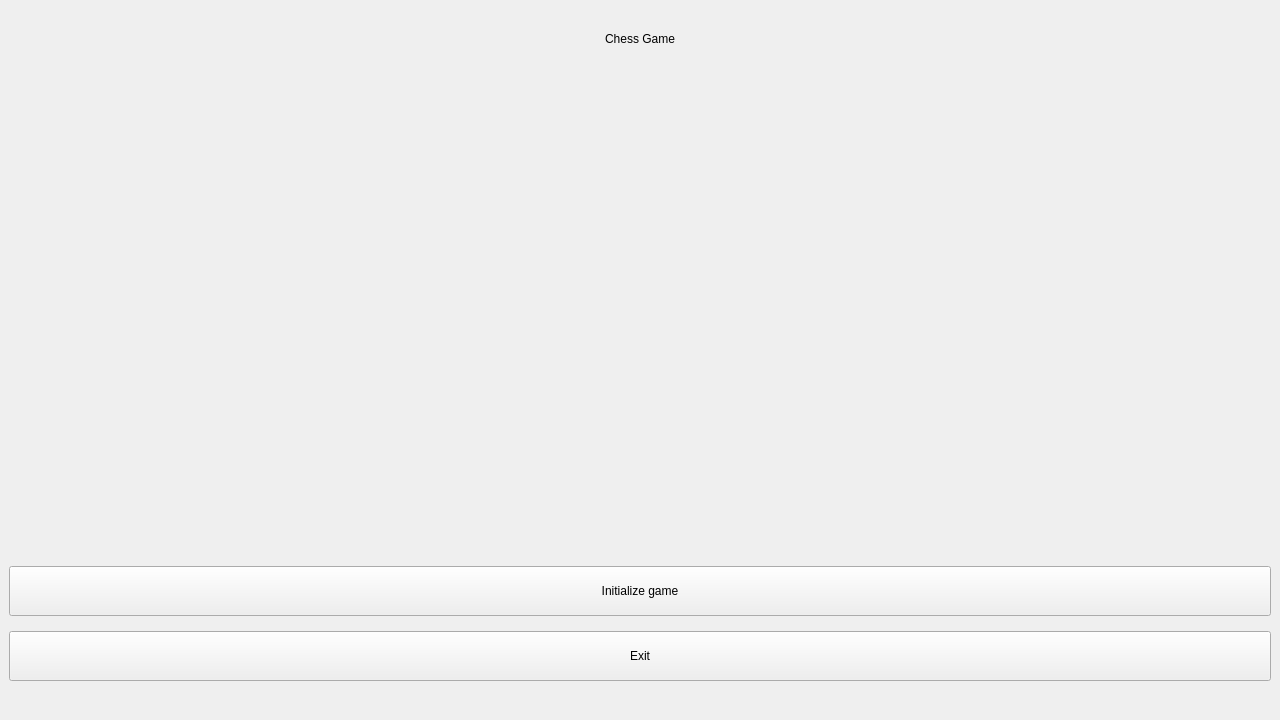
<?xml version="1.0" encoding="UTF-8"?>
<ui version="4.0">
 <class>MainWindow</class>
 <widget class="QMainWindow" name="MainWindow">
  <property name="geometry">
   <rect>
    <x>0</x>
    <y>0</y>
    <width>1280</width>
    <height>720</height>
   </rect>
  </property>
  <property name="windowTitle">
   <string>MainWindow</string>
  </property>
  <widget class="QWidget" name="centralwidget">
   <layout class="QVBoxLayout" name="verticalLayout_2">
    <item>
     <layout class="QHBoxLayout" name="titleLayout">
      <item>
       <widget class="QLabel" name="lTitle">
        <property name="minimumSize">
         <size>
          <width>300</width>
          <height>60</height>
         </size>
        </property>
        <property name="text">
         <string>Chess Game</string>
        </property>
        <property name="alignment">
         <set>Qt::AlignCenter</set>
        </property>
       </widget>
      </item>
     </layout>
    </item>
    <item>
     <layout class="QVBoxLayout" name="verticalLayout">
      <property name="spacing">
       <number>15</number>
      </property>
      <property name="bottomMargin">
       <number>30</number>
      </property>
      <item>
       <spacer name="verticalSpacer">
        <property name="orientation">
         <enum>Qt::Vertical</enum>
        </property>
        <property name="sizeType">
         <enum>QSizePolicy::MinimumExpanding</enum>
        </property>
        <property name="sizeHint" stdset="0">
         <size>
          <width>20</width>
          <height>100</height>
         </size>
        </property>
       </spacer>
      </item>
      <item>
       <widget class="QPushButton" name="Initializegame">
        <property name="sizePolicy">
         <sizepolicy hsizetype="Preferred" vsizetype="Preferred">
          <horstretch>0</horstretch>
          <verstretch>0</verstretch>
         </sizepolicy>
        </property>
        <property name="minimumSize">
         <size>
          <width>300</width>
          <height>50</height>
         </size>
        </property>
        <property name="text">
         <string>Initialize game</string>
        </property>
        <property name="checkable">
         <bool>false</bool>
        </property>
       </widget>
      </item>
      <item>
       <widget class="QPushButton" name="Exit">
        <property name="sizePolicy">
         <sizepolicy hsizetype="Preferred" vsizetype="Preferred">
          <horstretch>0</horstretch>
          <verstretch>0</verstretch>
         </sizepolicy>
        </property>
        <property name="minimumSize">
         <size>
          <width>300</width>
          <height>50</height>
         </size>
        </property>
        <property name="text">
         <string>Exit</string>
        </property>
       </widget>
      </item>
     </layout>
    </item>
   </layout>
  </widget>
 </widget>
 <resources/>
 <connections/>
</ui>
